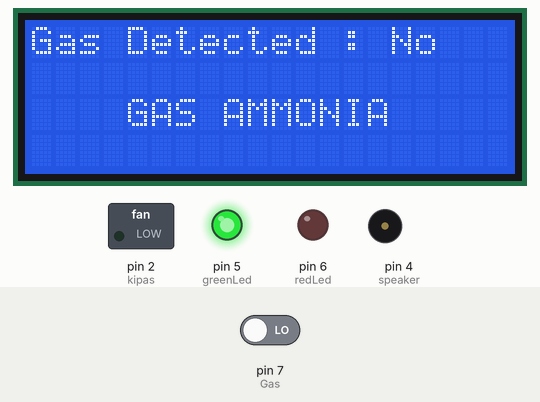
A sketch run on a simulated Arduino Uno, built with avr-gcc and run on an emulated ATmega328P. Shown: 20×4 character LCD, switched loads named in the sketch (green lamp = pin HIGH), output pins drawn as LEDs (lit = HIGH), buzzer (waves = sounding, pin HIGH). Inputs (shaded band) come from the test bench; at power-on: pin 7 (Gas) LOW.

Above: at 1.2 s.
1.3 s: pin 7 (Gas) driven HIGH
At 2.7 s:
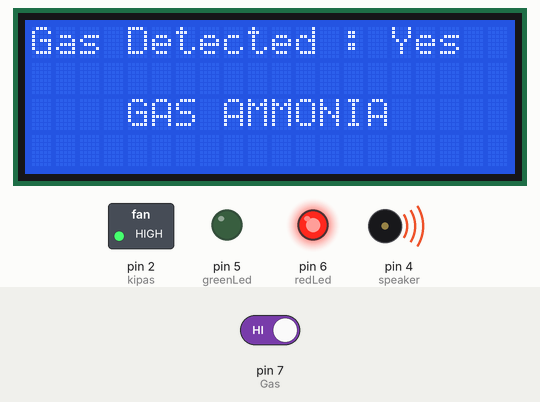
3.0 s: pin 7 (Gas) driven LOW
At 4.2 s:
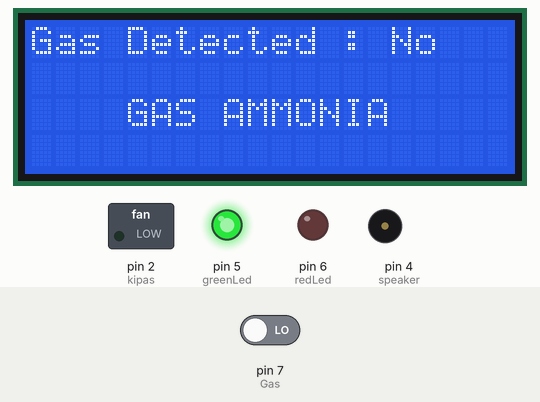
Timing chart, 0 to 6.0 s (numbered marks = the images above; inputs shaded):
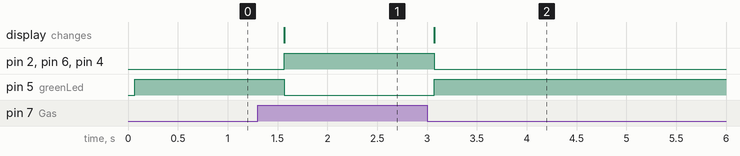

Measured:
- after the input at 1.3 s, pin 2 (kipas), pin 6 (redLed), pin 4 (speaker): LOW → HIGH after 0.27 s; pin 5 (greenLed): HIGH → LOW after 0.27 s; the display: changes after 0.27 s (image 1)
- after the input at 3.0 s, pin 2 (kipas), pin 6 (redLed), pin 4 (speaker): HIGH → LOW after 0.07 s; pin 5 (greenLed): LOW → HIGH after 0.07 s; the display: changes after 0.07 s (image 2)

The sketch:

MQ135.ino
```cpp
 #include <LiquidCrystal.h>
LiquidCrystal lcd(13, 12, 11, 10, 9, 8);
int Gas = 7;
int redLed = 6;
int greenLed = 5;
int speaker = 4;
int kipas = 2;

void setup()
{
  lcd.begin(20, 4);
  lcd.setCursor(0,0);
  lcd.print("Gas Detected :");
  lcd.setCursor(4,2);
  lcd.print("GAS AMMONIA");
  pinMode(Gas , INPUT);
  pinMode(redLed, OUTPUT);
  pinMode(greenLed, OUTPUT);
  pinMode(speaker, OUTPUT);
  pinMode(kipas, OUTPUT);
}

void loop()
{
  if(digitalRead(Gas) == HIGH)
{
  lcd.setCursor(14,0);lcd.print(" Yes");
digitalWrite(redLed, HIGH);

digitalWrite(greenLed, LOW);
digitalWrite(kipas, HIGH);
digitalWrite(speaker, HIGH);
delay(300);
}

  if(digitalRead(Gas) == LOW)
{
  lcd.setCursor(14,0);lcd.print(" No ");
digitalWrite(redLed, LOW);
digitalWrite(greenLed, HIGH);
digitalWrite(kipas, LOW);
digitalWrite(speaker, LOW);
delay(300);
}
}
```
